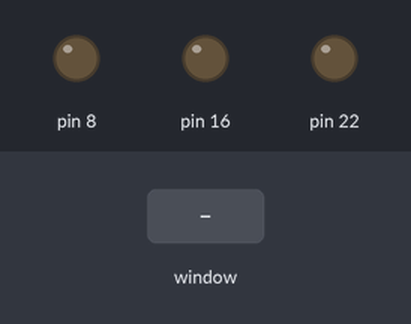
This program was run on a simulated Raspberry Pi (header pin numbers). Shown: output pins drawn as LEDs (lit = HIGH). The test bench sets the inputs (shaded band). The desktop window is not drawn, its controls go by their first labels and the mouse button is held 0.15 s.

Above: at 1.2 s.
1.3 s: control labelled "Green" in the window clicked
At 2.4 s:
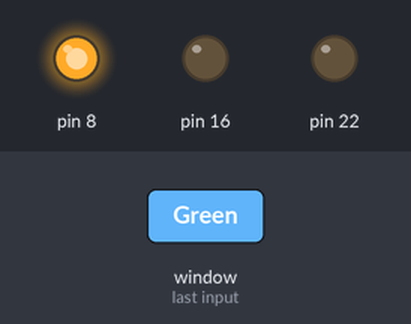
2.8 s: control labelled "Red" in the window clicked
At 3.5 s:
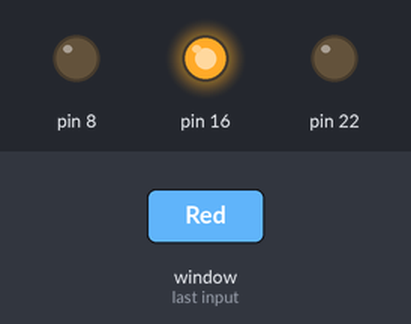
4.3 s: control labelled "Blue" in the window clicked
At 4.7 s:
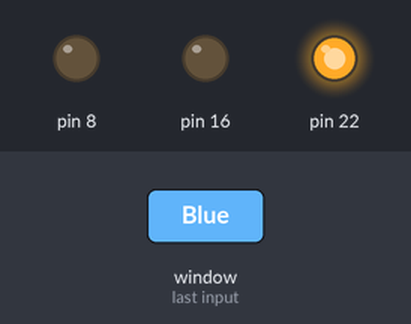
Timing chart, 0 to 7.3 s (numbered marks = the images above; inputs shaded):
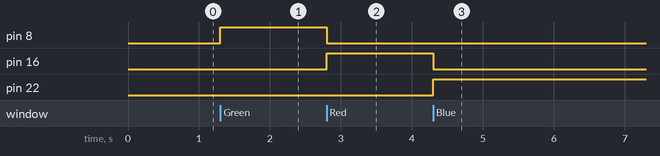

The program:

ledgui.py
```python
import RPi.GPIO as GPIO
from Tkinter import *

GPIO.setmode(GPIO.BOARD)

GPIO.setup(8, GPIO.OUT) #green
GPIO.setup(16, GPIO.OUT) #red
GPIO.setup(22, GPIO.OUT) #blue

window = Tk()
window.title("LED Control")

window.geometry('300x240')

def green():
    GPIO.output(8,GPIO.HIGH)
    GPIO.output(16,GPIO.LOW)
    GPIO.output(22,GPIO.LOW)

def red():
    GPIO.output(16,GPIO.HIGH)
    GPIO.output(8,GPIO.LOW)
    GPIO.output(22,GPIO.LOW)

def blue():
    GPIO.output(22,GPIO.HIGH)
    GPIO.output(8,GPIO.LOW)
    GPIO.output(16,GPIO.LOW)

rad1 = Radiobutton(window,text="Green", value=1,command=green)
rad2 = Radiobutton(window,text="Red", value=2,command=red)
rad3 = Radiobutton(window,text="Blue",value=3,command=blue)

rad1.grid(column=0,row=0)
rad2.grid(column=1,row=0)
rad3.grid(column=2,row=0)


window.mainloop()
```

Measured:
- after the input at 1.3 s, pin 8: LOW → HIGH at once
- after the input at 2.8 s, pin 8: HIGH → LOW at once; pin 16: LOW → HIGH at once
- after the input at 4.3 s, pin 16: HIGH → LOW at once; pin 22: LOW → HIGH at once
